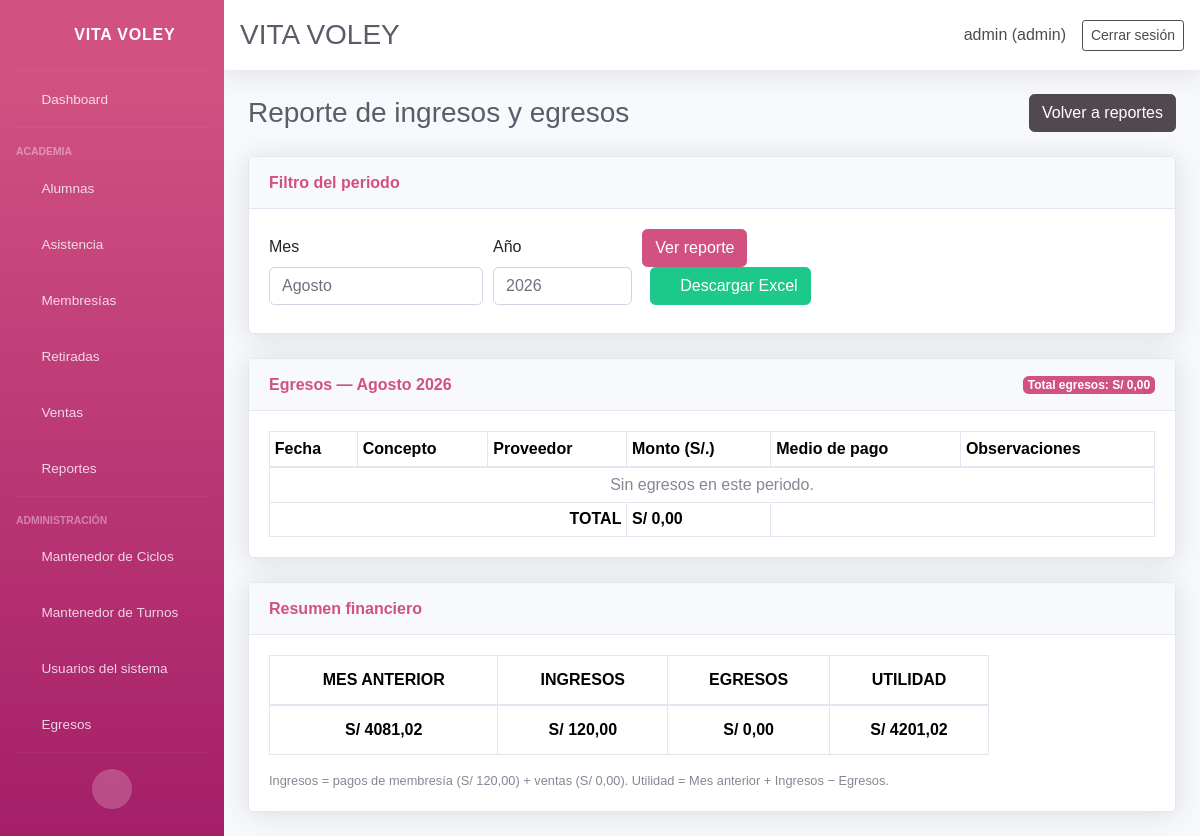
/reports/financial/ (signed in), run on an earlier commit of the app's database.
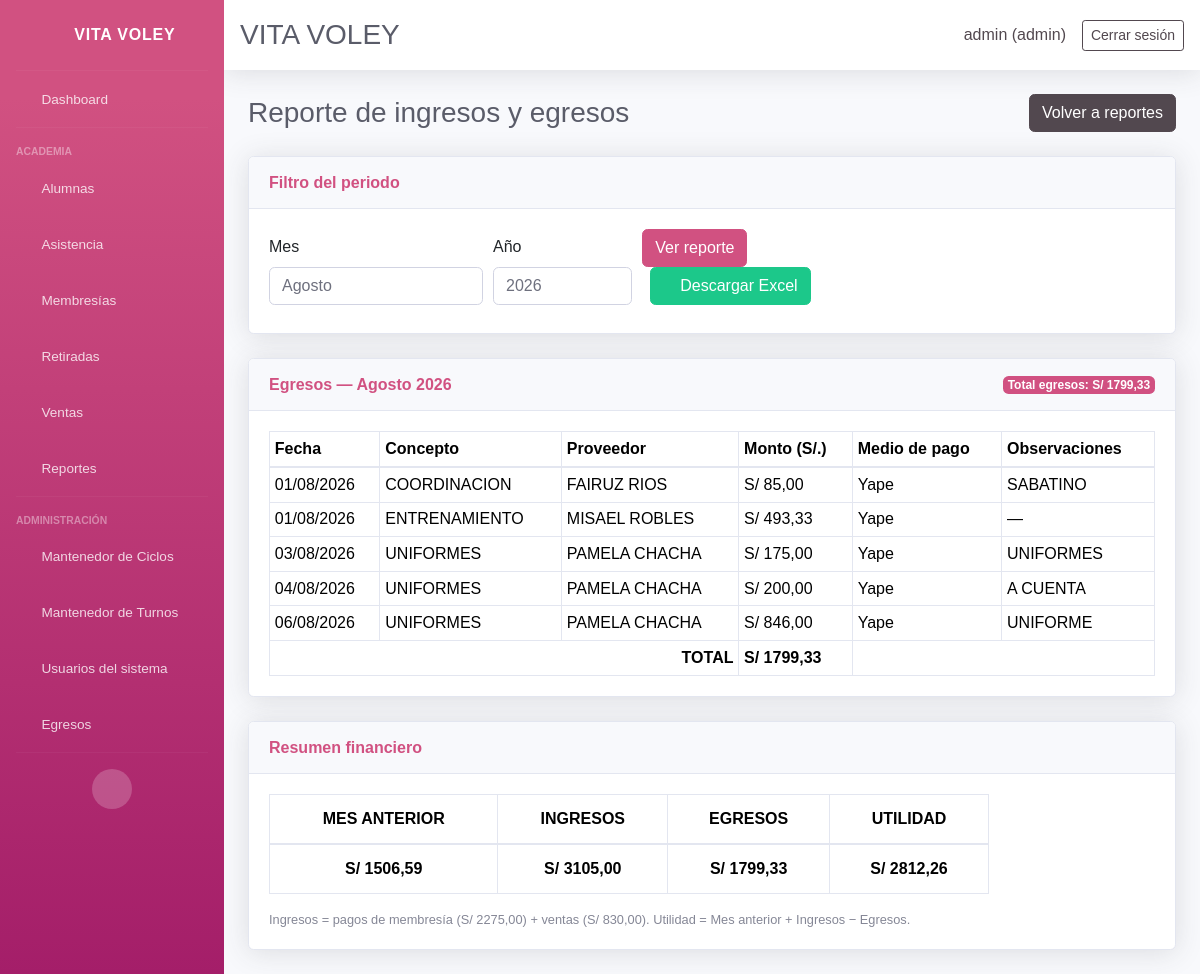
And on a later commit of the database.
### core/models.py (models this page shows, shortened)
class AuditableModel(models.Model):
    created_by = models.ForeignKey(
        settings.AUTH_USER_MODEL,
        on_delete=models.SET_NULL,
        null=True,
        blank=True,
        related_name='%(app_label)s_%(class)s_created',
        verbose_name='Creado por',
    )
    updated_by = models.ForeignKey(
        settings.AUTH_USER_MODEL,
        on_delete=models.SET_NULL,
        null=True,
        blank=True,
        related_name='%(app_label)s_%(class)s_updated',
        verbose_name='Actualizado por',
    )
    updated_at = models.DateTimeField(auto_now=True, verbose_name='Actualizado el')
    class Meta:
        abstract = True

class Expense(AuditableModel, models.Model):
    date = models.DateField(default=timezone.now, verbose_name='Fecha')
    concept = models.CharField(max_length=200, verbose_name='Concepto')
    provider = models.CharField(max_length=200, blank=True, verbose_name='Proveedor')
    amount = models.DecimalField(max_digits=10, decimal_places=2, verbose_name='Monto (S/.)')
    payment_method = models.CharField(
        max_length=20,
        choices=PAYMENT_METHOD_CHOICES,
        default='efectivo',
        verbose_name='Medio de pago',
    )
    observations = models.TextField(blank=True, verbose_name='Observaciones')
    created_at = models.DateTimeField(auto_now_add=True)
    class Meta:
        ordering = ['-date', '-created_at']
        verbose_name = 'Egreso'
        verbose_name_plural = 'Egresos'

### core/views_financial.py (the view)
# urls.py: path('reports/financial/', views_financial.financial_report_view, name='financial_report'),
@login_required(login_url='login')
def financial_report_view(request):
    admin_redirect = _ensure_admin(request)
    if admin_redirect:
        return admin_redirect
    today = date.today()
    try:
        report_year = int(request.GET.get('year', today.year))
    except (TypeError, ValueError):
        report_year = today.year
    try:
        report_month = int(request.GET.get('month', today.month))
    except (TypeError, ValueError):
        report_month = today.month
    if report_month < 1 or report_month > 12:
        report_month = today.month
    summary = compute_financial_summary(report_year, report_month)
    return render(request, 'core/financial_report.html', {
        'report_year': report_year,
        'report_month': report_month,
        'summary': summary,
        'user_role': get_user_role(request.user),
        'is_admin': get_user_role(request.user) == 'admin',
    })

### core/audit.py (called while the page is built)
def set_current_user(user):
    _thread_locals.user = user

    def __call__(self, request):
        if getattr(request, 'user', None) and request.user.is_authenticated:
            set_current_user(request.user)
        else:
            set_current_user(None)
        try:
            return self.get_response(request)
        finally:
            set_current_user(None)

### core/context_processors.py (called while the page is built)
def user_role_context(request):
    user_role = None
    is_admin_user = False
    is_secretary_user = False
    if request.user.is_authenticated:
        user_role = get_user_role(request.user)
        is_admin_user = is_admin(request.user)
        is_secretary_user = is_secretary(request.user)
    return {
        'user_role': user_role,
        'is_admin': is_admin_user,
        'is_secretary': is_secretary_user,
    }

### core/financial_report_export.py (called while the page is built)
def _month_bounds(year, month):
    _, last_day = calendar.monthrange(year, month)
    return date(year, month, 1), date(year, month, last_day)

def _sum_payments(start_date, end_date):
    return float(
        Payment.objects.filter(date__gte=start_date, date__lte=end_date)
        .aggregate(total=Sum('amount'))['total'] or 0
    )

### core/permissions.py (called while the page is built)
def is_admin(user):
    return get_user_role(user) == 'admin'

### core/templates/core/financial_report.html (shortened to what the changed rows need)
{% extends 'core/base.html' %}
{% block content %}
<div class="d-sm-flex align-items-center justify-content-between mb-4">
    <h1 class="h3 mb-0 text-gray-800">Reporte de ingresos y egresos</h1>
</div>
<div class="card shadow mb-4">
    <div class="card-header py-3 d-flex justify-content-between align-items-center">
        <h6 class="m-0 font-weight-bold text-primary">Egresos — {{ summary.month_label }} {{ report_year }}</h6>
        <span class="badge badge-primary">Total egresos: S/ {{ summary.egresos|floatformat:2 }}</span>
    </div>
    <div class="card-body">
        <div class="table-responsive">
            <table class="table table-bordered table-sm mb-0">
                <thead style="background-color:#f4cccc;">
                    <tr>
                        <th>Fecha</th>
                        <th>Concepto</th>
                        <th>Proveedor</th>
                        <th>Monto (S/.)</th>
                        <th>Medio de pago</th>
                        <th>Observaciones</th>
                    </tr>
                </thead>
                <tbody>
                    {% for expense in summary.expenses %}
                    <tr>
                        <td>{{ expense.date|date:"d/m/Y" }}</td>
                        <td>{{ expense.concept }}</td>
                        <td>{{ expense.provider|default:"—" }}</td>
                        <td>S/ {{ expense.amount|floatformat:2 }}</td>
                        <td>{{ expense.get_payment_method_display }}</td>
                        <td>{{ expense.observations|default:"—" }}</td>
                    </tr>
                    {% empty %}
                    <tr><td colspan="6" class="text-center text-muted">Sin egresos en este periodo.</td></tr>
                    {% endfor %}
                </tbody>
                <tfoot>
                    <tr style="background-color:#d9d2e9;" class="font-weight-bold">
                        <td colspan="3" class="text-right">TOTAL</td>
                        <td>S/ {{ summary.egresos|floatformat:2 }}</td>
                        <td colspan="2"></td>
                    </tr>
                </tfoot>
            </table>
        </div>
    </div>
</div>
<div class="card shadow mb-4">
    <div class="card-body">
        <div class="table-responsive">
            <table class="table table-bordered text-center mb-0" style="max-width:720px;">
                <thead style="background-color:#f4cccc;">
                    <tr>
                        <th>MES ANTERIOR</th>
                        <th>INGRESOS</th>
                        <th>EGRESOS</th>
                        <th>UTILIDAD</th>
                    </tr>
                </thead>
                <tbody>
                    <tr style="background-color:#f4cccc;" class="font-weight-bold">
                        <td>S/ {{ summary.mes_anterior|floatformat:2 }}</td>
                        <td>S/ {{ summary.ingresos|floatformat:2 }}</td>
                        <td>S/ {{ summary.egresos|floatformat:2 }}</td>
                        <td>S/ {{ summary.utilidad|floatformat:2 }}</td>
                    </tr>
                </tbody>
            </table>
        </div>
        <p class="text-muted small mt-3 mb-0">
            Ingresos = pagos de membresía (S/ {{ summary.payments_total|floatformat:2 }}) + ventas (S/ {{ summary.sales_total|floatformat:2 }}).
            Utilidad = Mes anterior + Ingresos − Egresos.
        </p>
    </div>
</div>
{% endblock %}

What changed in the data, as far as the page shows it:
added Expense: date "01/08/2026", concept "COORDINACION", provider "FAIRUZ RIOS", amount "85,00", payment_method "Yape", observations "SABATINO"
added Expense: date "01/08/2026", concept "ENTRENAMIENTO", provider "MISAEL ROBLES", amount "493,33", payment_method "Yape", observations "—"
added Expense: date "03/08/2026", concept "UNIFORMES", provider "PAMELA CHACHA", amount "175,00", payment_method "Yape", observations "UNIFORMES"
added Expense: date "04/08/2026", concept "UNIFORMES", provider "PAMELA CHACHA", amount "200,00", payment_method "Yape", observations "A CUENTA"
added Expense: date "06/08/2026", concept "UNIFORMES", provider "PAMELA CHACHA", amount "846,00", payment_method "Yape", observations "UNIFORME"
Also different on the page:
{{ summary.egresos|floatformat:2 }}: "0,00" → "1799,33"
{{ summary.mes_anterior|floatformat:2 }}: "4081,02" → "1506,59"
{{ summary.ingresos|floatformat:2 }}: "120,00" → "3105,00"
{{ summary.utilidad|floatformat:2 }}: "4201,02" → "2812,26"
{{ summary.payments_total|floatformat:2 }}: "120,00" → "2275,00"
{{ summary.sales_total|floatformat:2 }}: "0,00" → "830,00"
text no longer shown: "Sin egresos en este periodo."
